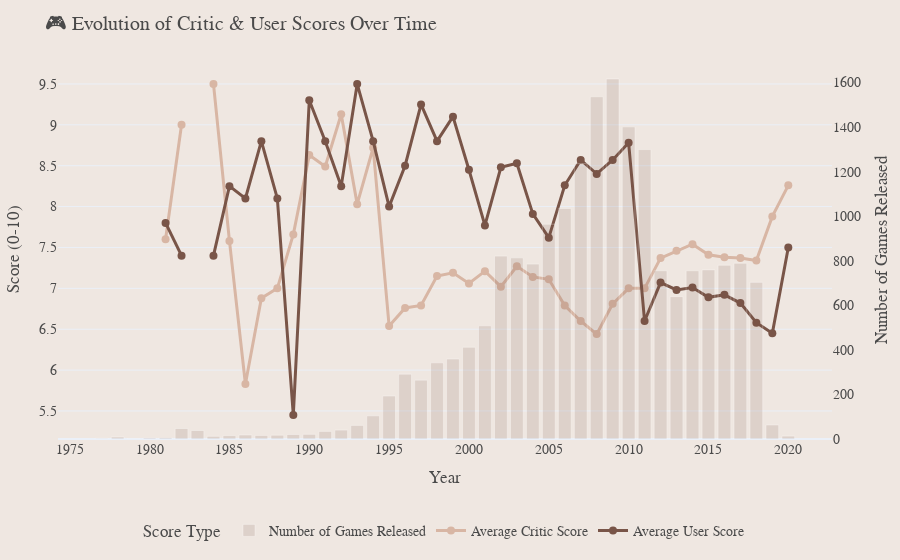

The notebook cell this image was saved under:
### Code cell
fig = go.Figure()

# Histogramme pour le nombre de jeux sortis sur un axe séparé
fig.add_trace(go.Bar(
    x=data_sql_vg["Year"],
    y=data_sql_vg["nbr_games_released"],
    name="Number of Games Released",
    marker=dict(color="rgba(121, 85, 72, 0.3)"), 
    opacity=0.5,
    yaxis='y2'
))

# Courbe pour le score des critiques (couleur plus foncée)
fig.add_trace(go.Scatter(
    x=data_sql_vg["Year"],
    y=data_sql_vg["avg_critic_score"],
    mode="lines+markers",
    name="Average Critic Score",
    line=dict(color="#D8B6A4", width=3),  
    marker=dict(size=8, color="#D8B6A4")  
))

# Courbe pour le score des utilisateurs (couleur plus foncée)
fig.add_trace(go.Scatter(
    x=data_sql_vg["Year"],
    y=data_sql_vg["avg_user_score"],
    mode="lines+markers",
    name="Average User Score",
    line=dict(color="#795548", width=3),  
    marker=dict(size=8, color="#795548") 
))

# Mise en forme du graphique avec un axe séparé
fig.update_layout(
    title="🎮 Evolution of Critic & User Scores Over Time",
    xaxis_title="Year",
    yaxis=dict(
        title="Score (0-10)",
        showgrid=True
    ),
    yaxis2=dict(
        title="Number of Games Released",
        overlaying='y',
        side='right',
        showgrid=False
    ),
    template="plotly_white",
    font=dict(family="Arial, sans-serif", size=14, color="#4A4A4A"),
    plot_bgcolor="#EFE7E1",  
    paper_bgcolor="#EFE7E1",
    hovermode="x",
    legend=dict(title="Score Type", orientation="h", x=0.5, xanchor="center", y=-0.2),
    margin=dict(l=40, r=40, t=60, b=40)
)

# Affichage du graphique
fig.show()

### Figure 1 — Plotly figure (JSON) as saved in the notebook; plotly's stock layout.template omitted (floating-point values rounded to 4 significant figures)
{"data": [{"marker": {"color": "rgba(121, 85, 72, 0.3)"}, "name": "Number of Games Released", "opacity": 0.5, "type": "bar", "x": [1977, 1978, 1979, 1980, 1981, 1982, 1983, 1984, 1985, 1986, 1987, 1988, 1989, 1990, 1991, 1992, 1993, 1994, 1995, 1996, 1997, 1998, 1999, 2000, 2001, 2002, 2003, 2004, 2005, 2006, 2007, 2008, 2009, 2010, 2011, 2012, 2013, 2014, 2015, 2016, 2017, 2018, 2019, 2020], "y": [3, 9, 1, 6, 7, 47, 38, 12, 15, 18, 16, 17, 20, 21, 34, 40, 61, 104, 193, 291, 264, 342, 359, 412, 508, 821, 813, 785, 964, 1035, 1236, 1536, 1616, 1401, 1299, 755, 639, 755, 759, 780, 789, 703, 63, 13], "yaxis": "y2"}, {"line": {"color": "#D8B6A4", "width": 3}, "marker": {"color": "#D8B6A4", "size": 8}, "mode": "lines+markers", "name": "Average Critic Score", "type": "scatter", "x": [1977, 1978, 1979, 1980, 1981, 1982, 1983, 1984, 1985, 1986, 1987, 1988, 1989, 1990, 1991, 1992, 1993, 1994, 1995, 1996, 1997, 1998, 1999, 2000, 2001, 2002, 2003, 2004, 2005, 2006, 2007, 2008, 2009, 2010, 2011, 2012, 2013, 2014, 2015, 2016, 2017, 2018, 2019, 2020], "y": [NaN, NaN, NaN, NaN, 7.6, 9.0, NaN, 9.5, 7.58, 5.83, 6.88, 7.0, 7.66, 8.63, 8.49, 9.13, 8.03, 8.72, 6.54, 6.76, 6.79, 7.15, 7.19, 7.06, 7.21, 7.02, 7.27, 7.14, 7.11, 6.79, 6.6, 6.44, 6.81, 7.0, 7.0, 7.37, 7.46, 7.54, 7.41, 7.38, 7.37, 7.34, 7.88, 8.26]}, {"line": {"color": "#795548", "width": 3}, "marker": {"color": "#795548", "size": 8}, "mode": "lines+markers", "name": "Average User Score", "type": "scatter", "x": [1977, 1978, 1979, 1980, 1981, 1982, 1983, 1984, 1985, 1986, 1987, 1988, 1989, 1990, 1991, 1992, 1993, 1994, 1995, 1996, 1997, 1998, 1999, 2000, 2001, 2002, 2003, 2004, 2005, 2006, 2007, 2008, 2009, 2010, 2011, 2012, 2013, 2014, 2015, 2016, 2017, 2018, 2019, 2020], "y": [NaN, NaN, NaN, NaN, 7.8, 7.4, NaN, 7.4, 8.25, 8.1, 8.8, 8.1, 5.45, 9.3, 8.8, 8.25, 9.5, 8.8, 8.0, 8.5, 9.25, 8.8, 9.1, 8.45, 7.77, 8.48, 8.53, 7.91, 7.62, 8.26, 8.57, 8.4, 8.57, 8.78, 6.6, 7.07, 6.98, 7.01, 6.89, 6.92, 6.82, 6.58, 6.45, 7.5]}], "layout": {"font": {"color": "#4A4A4A", "family": "Arial, sans-serif", "size": 14}, "hovermode": "x", "legend": {"orientation": "h", "title": {"text": "Score Type"}, "x": 0.5, "xanchor": "center", "y": -0.2}, "margin": {"b": 40, "l": 40, "r": 40, "t": 60}, "paper_bgcolor": "#EFE7E1", "plot_bgcolor": "#EFE7E1", "title": {"text": "🎮 Evolution of Critic & User Scores Over Time"}, "xaxis": {"title": {"text": "Year"}}, "yaxis": {"showgrid": true, "title": {"text": "Score (0-10)"}}, "yaxis2": {"overlaying": "y", "showgrid": false, "side": "right", "title": {"text": "Number of Games Released"}}}}
